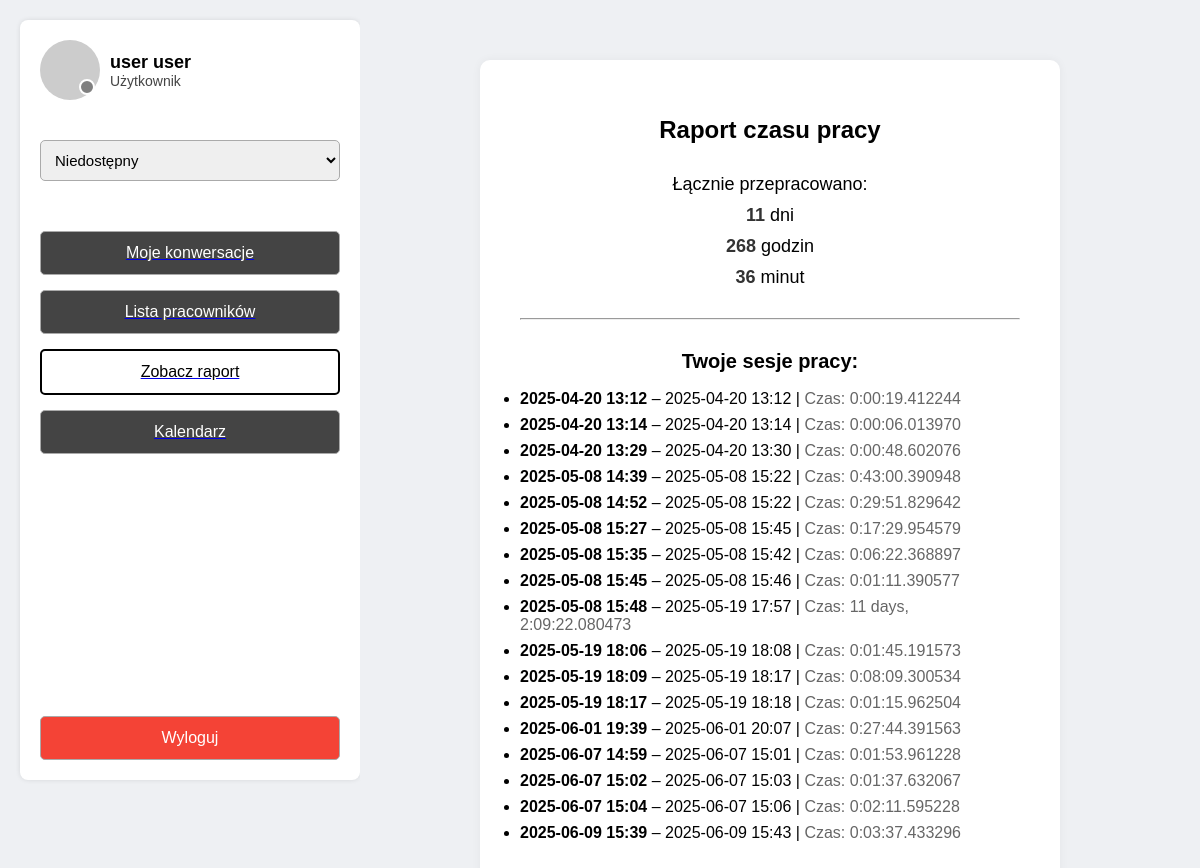
Page /user/raport/ (signed in) on the committed database.
### users/models.py (models this page shows, shortened)
class User(AbstractUser):
    ROLE_CHOICES = [
        ('administrator', 'Administrator'),
        ('secretariat', 'Sekretariat'),
        ('user', 'Użytkownik'),
    ]
    STATUS_CHOICES = [
        ('available', 'Dostępny'),
        ('busy', 'Zajęty'),
        ('offline', 'Niedostępny'),
    ]
    rola = models.CharField(max_length=20, choices=ROLE_CHOICES, default='user')
    status = models.CharField(max_length=20, choices=STATUS_CHOICES, default='available')

class WorkSession(models.Model):
    user = models.ForeignKey(User, on_delete=models.CASCADE)
    login_time = models.DateTimeField(auto_now_add=True)
    logout_time = models.DateTimeField(null=True, blank=True)
    def duration(self):
        from django.utils.timezone import now
        if self.logout_time:
            return self.logout_time - self.login_time
        return now() - self.login_time

### users/views.py (the view)
# urls.py: path('user/raport/', user_raport, name='user_raport'),
@login_required
def user_raport(request):
    sessions = WorkSession.objects.filter(user=request.user)
    total_duration = sum([s.duration() for s in sessions], start=now() - now())
    total_seconds = int(total_duration.total_seconds())
    hours = total_seconds // 3600
    minutes = (total_seconds % 3600) // 60
    return render(request, 'users/user_raport.html', {
        'sessions': sessions,
        'total_duration': total_duration,
        'hours': hours,
        'minutes': minutes
    })

### users/templates/users/user_raport.html (shortened to what this page needs)
<!DOCTYPE html>
<html lang="pl">
<head>
</head>
<body>
  <div class="container">
    <div class="sidebar">
      <div class="top-section">
        <div class="profile">
          <div class="profile-pic">
            <div class="status-dot {% if request.user.status == 'available' %}green{% elif request.user.status == 'busy' %}orange{% else %}gray{% endif %}"></div>
          </div>
          <div class="user-info">
            <h2>{{ request.user.get_full_name }}</h2>
            <div class="role">{{ request.user.get_rola_display }}</div>
          </div>
        </div>
        <form method="post" action="{% url 'change_status' %}" style="margin-top: 10px;">
          <select name="status" onchange="this.form.submit()" style="width: 100%; padding: 10px; font-size: 15px; border-radius: 5px; border: 1px solid #aaa;">
            <option value="offline" {% if request.user.status == 'offline' %}selected{% endif %}>Niedostępny</option>
          </select>
        </form>
        <div class="buttons">
          <a href="{% url 'messages' %}"><button>Moje konwersacje</button></a>
          <a href="/user/list/"><button>Lista pracowników</button></a>
          <a href="/user/raport/"><button class="active">Zobacz raport</button></a>
          <a href="{% url 'calendar' %}"><button>Kalendarz</button></a>
        </div>
      </div>
      <form method="post" action="{% url 'logout' %}">
        <button class="logout-btn" type="submit">Wyloguj</button>
      </form>
    </div>
    <div class="report-area">
      <div class="report-card">
        <h1>Raport czasu pracy</h1>
        <p>Łącznie przepracowano:</p>
        <p><span class="highlight">{{ total_duration.days }}</span> dni</p>
        <p><span class="highlight">{{ hours }}</span> godzin</p>
        <p><span class="highlight">{{ minutes }}</span> minut</p>
        <hr style="margin: 30px 0;">
        <h2 style="font-size: 20px;">Twoje sesje pracy:</h2>
        <ul style="text-align: left; padding-left: 0;">
          {% for session in sessions %}
            <li style="margin-bottom: 8px;">
              <b>{{ session.login_time|date:"Y-m-d H:i" }}</b> –
              {% if session.logout_time %}
                {{ session.logout_time|date:"Y-m-d H:i" }}
              {% else %}
                <i>aktualnie zalogowany</i>
              {% endif %}
              |
              <span style="color: #666;">Czas: {{ session.duration }}</span>
            </li>
          {% empty %}
            <li>Brak sesji do wyświetlenia.</li>
          {% endfor %}
        </ul>
      </div>
    </div>
  </div>
</body>
</html>

### users/templates/users/user_raport.html (style rules this page uses)
body { margin: 0; font-family: Arial, sans-serif; background-color: #eef0f3; }
.container { display: flex; height: 100vh; padding: 20px; box-sizing: border-box; }
.sidebar { width: 300px; background-color: white; padding: 20px; border-radius: 8px; box-shadow: 0 0 5px rgba(0, 0, 0, 0.1); display: flex; flex-direction: column; justify-content: space-between; }
.top-section { display: flex; flex-direction: column; gap: 30px; }
.profile { display: flex; align-items: center; gap: 10px; }
.profile-pic { width: 60px; height: 60px; background-color: #ccc; border-radius: 50%; position: relative; }
.status-dot { position: absolute; bottom: 5px; right: 5px; width: 12px; height: 12px; background-color: green; border-radius: 50%; border: 2px solid white; }
.user-info h2 { margin: 0; font-size: 18px; }
.role { font-size: 14px; color: #444; }
.buttons { display: flex; flex-direction: column; gap: 15px; margin-top: 20px; }
.buttons button, .logout-btn { width: 100%; padding: 12px 20px; font-size: 16px; border: 1px solid #aaa; border-radius: 5px; cursor: pointer; box-sizing: border-box; text-align: center; display: block; color: #ffffff; background-color: #444; }
.buttons button.active { background-color: #fff; color: #000; cursor: default; border: 2px solid #000; }
.logout-btn { background-color: #f44336; color: white; margin-top: 30px; }
.report-area { flex: 1; background-color: #eef0f3; padding: 40px; display: flex; justify-content: center; align-items: flex-start; }
.report-card { background-color: #fff; border-radius: 10px; box-shadow: 0 0 10px rgba(0, 0, 0, 0.05); padding: 40px; width: 100%; max-width: 500px; text-align: center; }
.report-card h1 { font-size: 24px; margin-bottom: 30px; }
.report-card p { font-size: 18px; margin: 10px 0; }
.highlight { font-weight: bold; color: #333; }
.status-dot.gray { background-color: gray; }

### rows in the picture
User: user.get_full_name "user user", user.rola "Użytkownik", status "Niedostępny"
WorkSession: login_time "2025-04-20 13:12", logout_time "2025-04-20 13:12", duration "0:00:19.412244"
WorkSession: login_time "2025-04-20 13:14", logout_time "2025-04-20 13:14", duration "0:00:06.013970"
WorkSession: login_time "2025-04-20 13:29", logout_time "2025-04-20 13:30", duration "0:00:48.602076"
WorkSession: login_time "2025-05-08 14:39", logout_time "2025-05-08 15:22", duration "0:43:00.390948"
WorkSession: login_time "2025-05-08 14:52", logout_time "2025-05-08 15:22", duration "0:29:51.829642"
WorkSession: login_time "2025-05-08 15:27", logout_time "2025-05-08 15:45", duration "0:17:29.954579"
WorkSession: login_time "2025-05-08 15:35", logout_time "2025-05-08 15:42", duration "0:06:22.368897"
WorkSession: login_time "2025-05-08 15:45", logout_time "2025-05-08 15:46", duration "0:01:11.390577"
WorkSession: login_time "2025-05-08 15:48", logout_time "2025-05-19 17:57", duration "11 days, 2:09:22.080473"
WorkSession: login_time "2025-05-19 18:06", logout_time "2025-05-19 18:08", duration "0:01:45.191573"
WorkSession: login_time "2025-05-19 18:09", logout_time "2025-05-19 18:17", duration "0:08:09.300534"
WorkSession: login_time "2025-05-19 18:17", logout_time "2025-05-19 18:18", duration "0:01:15.962504"
WorkSession: login_time "2025-06-01 19:39", logout_time "2025-06-01 20:07", duration "0:27:44.391563"
WorkSession: login_time "2025-06-07 14:59", logout_time "2025-06-07 15:01", duration "0:01:53.961228"
WorkSession: login_time "2025-06-07 15:02", logout_time "2025-06-07 15:03", duration "0:01:37.632067"
WorkSession: login_time "2025-06-07 15:04", logout_time "2025-06-07 15:06", duration "0:02:11.595228"
WorkSession: login_time "2025-06-09 15:39", logout_time "2025-06-09 15:43", duration "0:03:37.433296"

### other values in the picture
{{ total_duration.days }} "11"
{{ hours }} "268"
{{ minutes }} "36"
